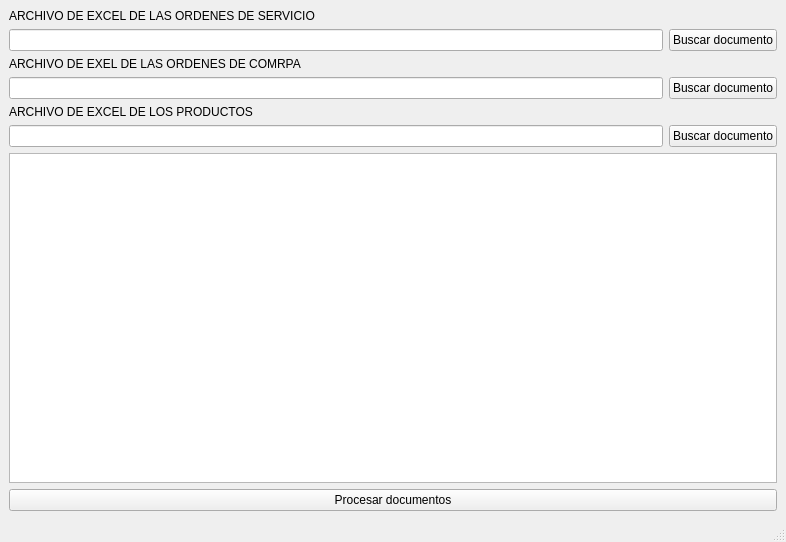
<?xml version="1.0" encoding="UTF-8"?>
<ui version="4.0">
 <class>MainWindow</class>
 <widget class="QMainWindow" name="MainWindow">
  <property name="geometry">
   <rect>
    <x>0</x>
    <y>0</y>
    <width>786</width>
    <height>542</height>
   </rect>
  </property>
  <property name="windowTitle">
   <string>MainWindow</string>
  </property>
  <widget class="QWidget" name="centralwidget">
   <layout class="QHBoxLayout" name="horizontalLayout_4">
    <item>
     <layout class="QVBoxLayout" name="verticalLayout_4">
      <item>
       <layout class="QVBoxLayout" name="verticalLayout">
        <item>
         <widget class="QLabel" name="label">
          <property name="text">
           <string>ARCHIVO DE EXCEL DE LAS ORDENES DE SERVICIO</string>
          </property>
         </widget>
        </item>
        <item>
         <layout class="QHBoxLayout" name="horizontalLayout">
          <item>
           <widget class="QLineEdit" name="TextOSFilePath"/>
          </item>
          <item>
           <widget class="QPushButton" name="BtnSearchOSFile">
            <property name="text">
             <string>Buscar documento</string>
            </property>
           </widget>
          </item>
         </layout>
        </item>
       </layout>
      </item>
      <item>
       <layout class="QVBoxLayout" name="verticalLayout_2">
        <item>
         <widget class="QLabel" name="label_2">
          <property name="text">
           <string>ARCHIVO DE EXEL DE LAS ORDENES DE COMRPA</string>
          </property>
         </widget>
        </item>
        <item>
         <layout class="QHBoxLayout" name="horizontalLayout_2">
          <item>
           <widget class="QLineEdit" name="TextOCFilePath"/>
          </item>
          <item>
           <widget class="QPushButton" name="BtnsSearchOCFile">
            <property name="text">
             <string>Buscar documento</string>
            </property>
           </widget>
          </item>
         </layout>
        </item>
       </layout>
      </item>
      <item>
       <layout class="QVBoxLayout" name="verticalLayout_3">
        <item>
         <widget class="QLabel" name="label_3">
          <property name="text">
           <string>ARCHIVO DE EXCEL DE LOS PRODUCTOS</string>
          </property>
         </widget>
        </item>
        <item>
         <layout class="QHBoxLayout" name="horizontalLayout_3">
          <item>
           <widget class="QLineEdit" name="TextProductsFilePath"/>
          </item>
          <item>
           <widget class="QPushButton" name="BtnSearchProductsFile">
            <property name="text">
             <string>Buscar documento</string>
            </property>
           </widget>
          </item>
         </layout>
        </item>
       </layout>
      </item>
      <item>
       <widget class="QTableView" name="tableView"/>
      </item>
      <item>
       <widget class="QPushButton" name="BtnProcessFiles">
        <property name="text">
         <string>Procesar documentos</string>
        </property>
       </widget>
      </item>
     </layout>
    </item>
   </layout>
  </widget>
  <widget class="QMenuBar" name="menubar">
   <property name="geometry">
    <rect>
     <x>0</x>
     <y>0</y>
     <width>786</width>
     <height>22</height>
    </rect>
   </property>
  </widget>
  <widget class="QStatusBar" name="statusbar"/>
 </widget>
 <resources/>
 <connections/>
</ui>
